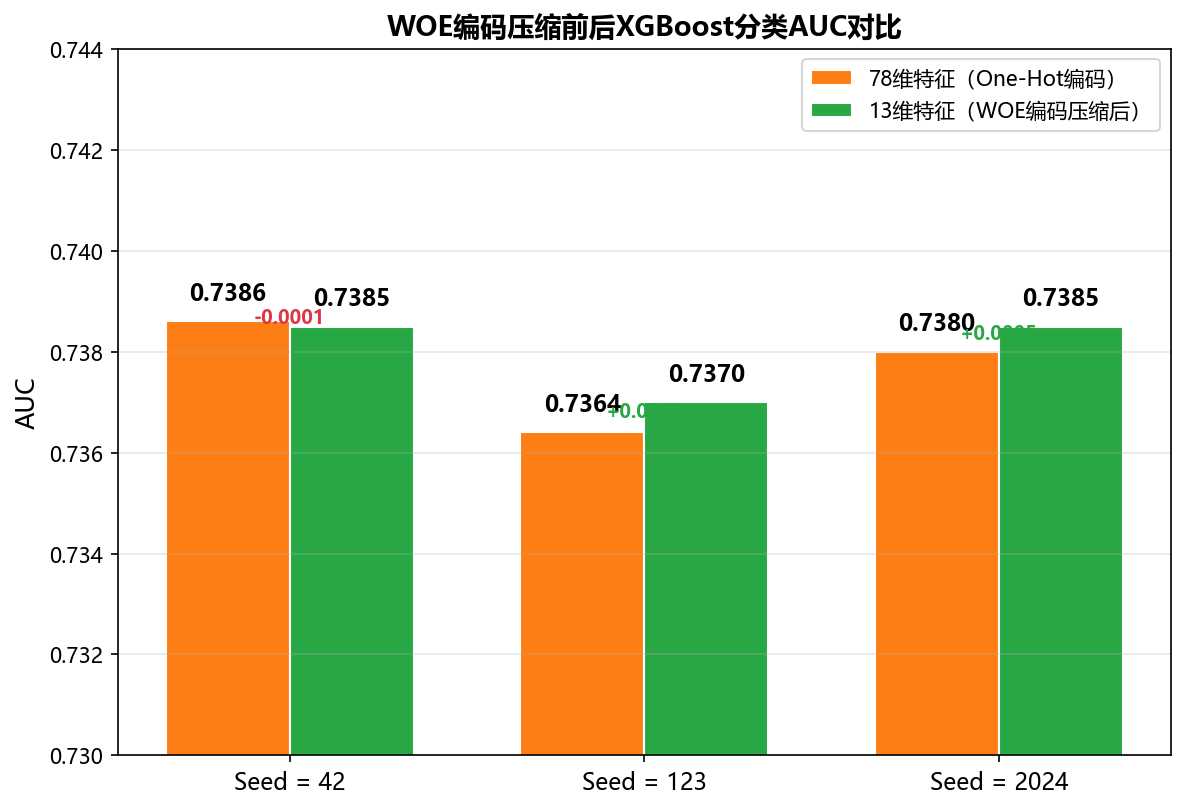
#> input picture data/WOE验证_AUC对比.png, 1185 x 810 px, found by its file name
$ python modify_auc_chart.py
#> lines starting #> are read from the running program, lines starting #| are printed output that depends on the picture; after the words box and inside, x2 and y2 are one past the last pixel; in counts of white or black regions, pixels touching at a corner belong together
# -*- coding: utf-8 -*-
"""直接修改原始PNG：换柱状图颜色 + 去掉差异值标注"""
from PIL import Image
import numpy as np

img = Image.open(r'data\WOE验证_AUC对比.png')
#> img is the input picture: PIL image 1185x810 RGBA; mean R, G, B, A 215.4, 216.2, 185.7, 255
arr = np.array(img).copy()

# 原始柱状图颜色 → 目标颜色
# 绿色  (40, 167, 69)  → #3498db (52, 152, 219)  78维
# 橙色  (253, 126, 20) → #e74c3c (231, 76, 60)   13维
# 绿色2 (49, 170, 77)  → #3498db

# —— 绿色系容差掩码 ——
green_mask = (
    (arr[:,:,0] >= 35) & (arr[:,:,0] <= 60) &
    (arr[:,:,1] >= 155) & (arr[:,:,1] <= 185) &
    (arr[:,:,2] >= 50) & (arr[:,:,2] <= 95)
)
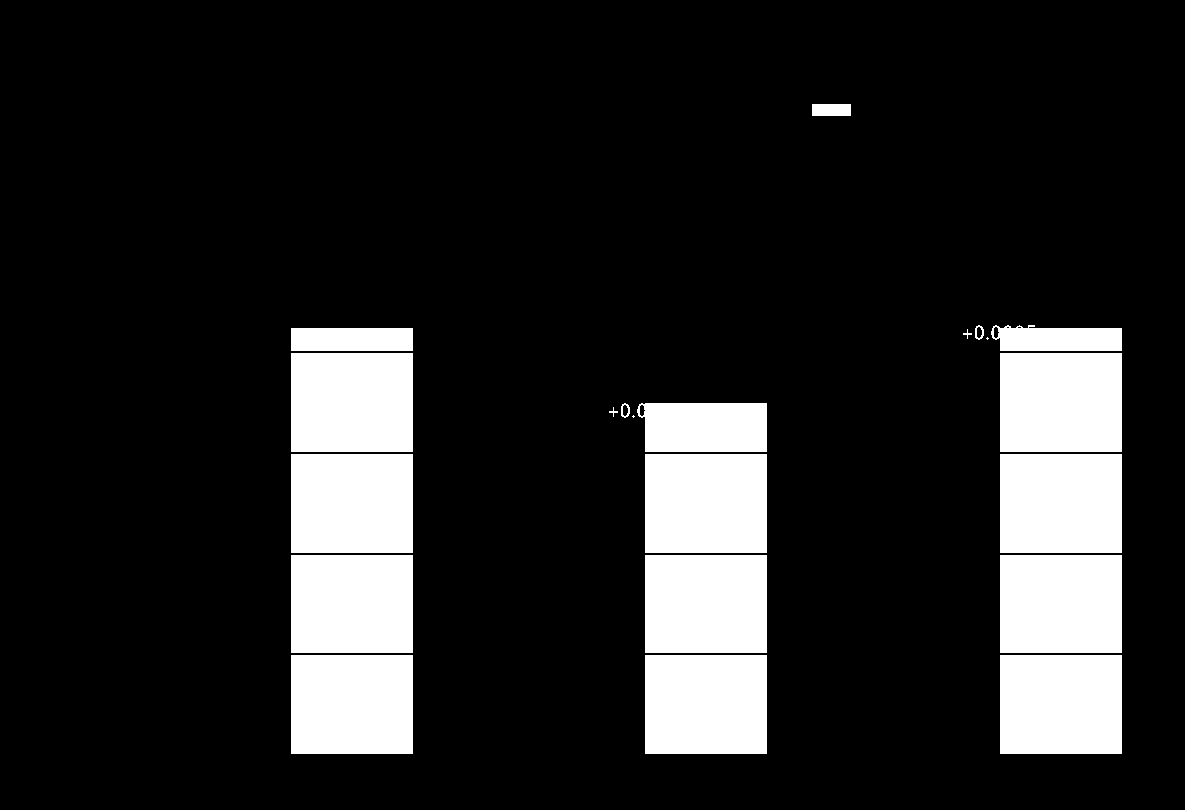
#> green_mask: shape (810, 1185) bool; 15.1% white; 21 white regions (2 under 20 px), largest, box (x1, y1, x2, y2) and area: (291, 353, 413, 452) 12078, (1000, 353, 1122, 452) 12078, (291, 454, 413, 553) 12078

# —— 橙色系容差掩码 ——
orange_mask = (
    (arr[:,:,0] >= 240) & (arr[:,:,0] <= 255) &
    (arr[:,:,1] >= 110) & (arr[:,:,1] <= 145) &
    (arr[:,:,2] >= 5) & (arr[:,:,2] <= 45)
)
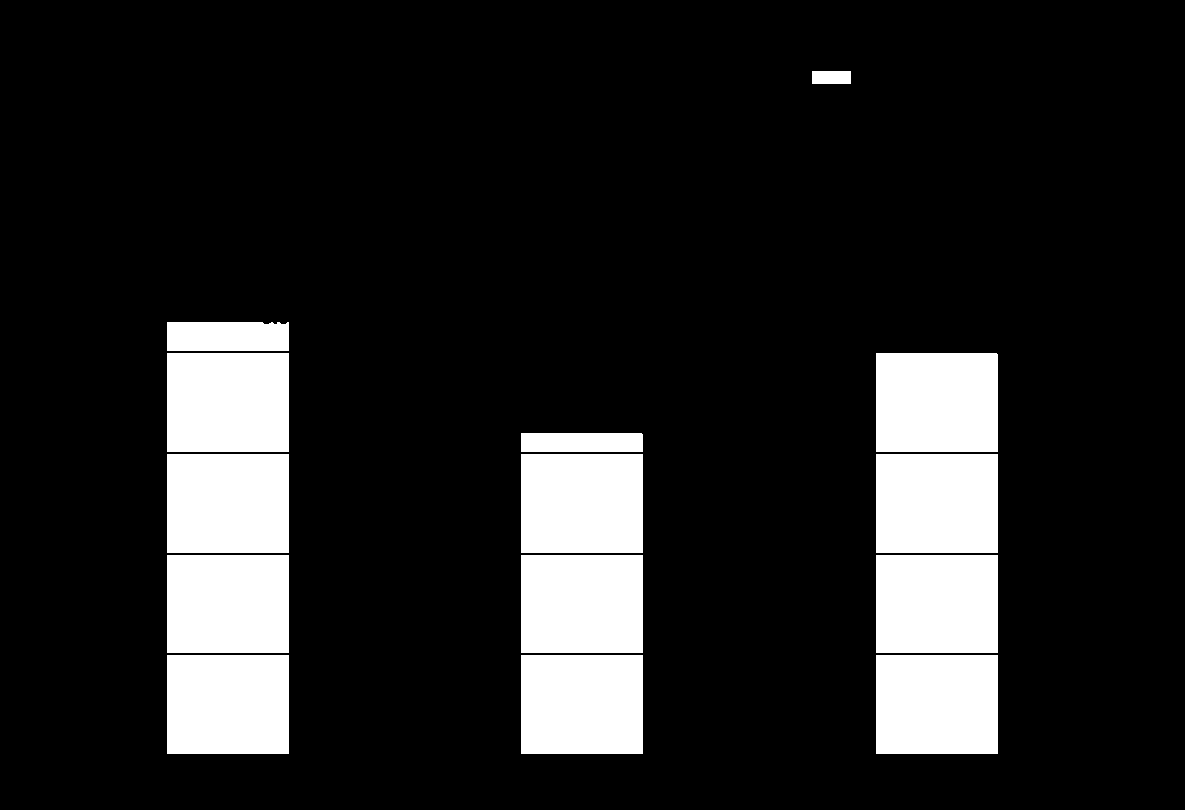
#> orange_mask: shape (810, 1185) bool; 14.5% white; 14 white regions, largest, box (x1, y1, x2, y2) and area: (167, 353, 289, 452) 12078, (167, 454, 289, 553) 12078, (521, 454, 643, 553) 12078

# 柱状图区域整体掩码（用于判断哪些文字属于柱状图上的标注）
bar_region_mask = green_mask | orange_mask
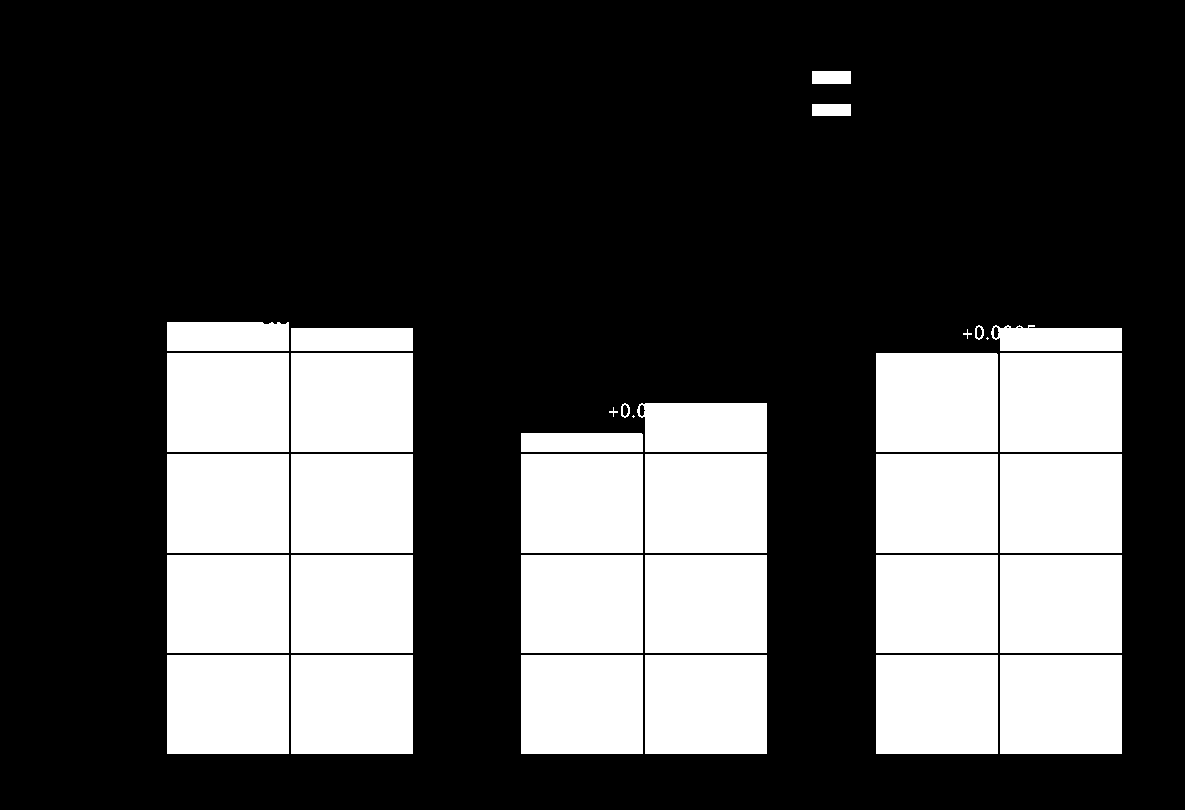
#> bar_region_mask: shape (810, 1185) bool; 29.6% white; 35 white regions (2 under 20 px), largest, box (x1, y1, x2, y2) and area: (167, 353, 289, 452) 12078, (291, 353, 413, 452) 12078, (1000, 353, 1122, 452) 12078

# 替换绿色 → #3498db
arr[green_mask, 0] = 52
#> arr: shape (810, 1185, 4); 15.1% of pixels changed, all inside (x1, y1, x2, y2) = (291, 104, 1122, 754)
arr[green_mask, 1] = 152
#> arr: shape (810, 1185, 4); mean R, G, B, A 217.2, 213.9, 185.7, 255
arr[green_mask, 2] = 219

# 替换橙色 → #e74c3c
arr[orange_mask, 0] = 231
#> arr: shape (810, 1185, 4); mean R, G, B, A 214, 213.9, 208.3, 255
arr[orange_mask, 1] = 76
arr[orange_mask, 2] = 60
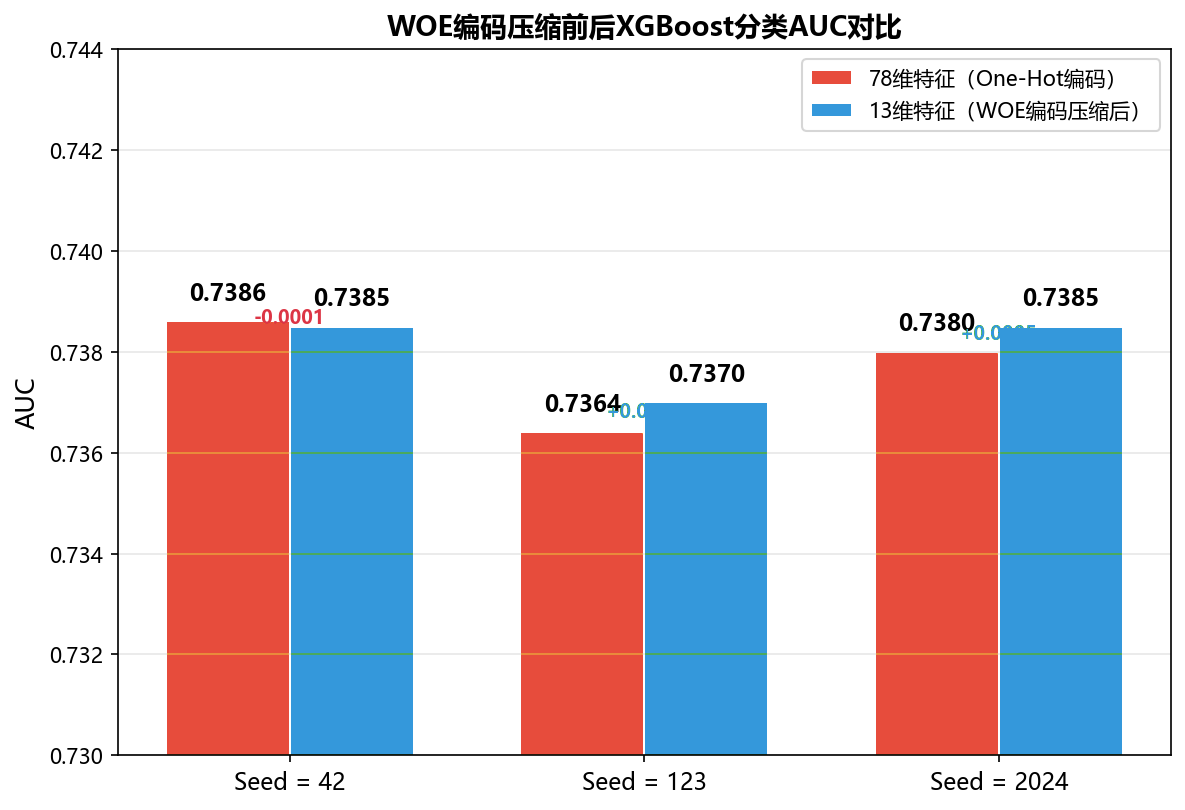
#> arr: shape (810, 1185, 4); mean R, G, B, A 214, 206.7, 214, 255

# 去掉柱状图上的"差异值"标注文字（如 -0.0001）
# 标注文字通常是深色小字，位于柱状图上方附近
# 通过形态学膨胀柱状图区域，覆盖紧邻的小块深色文字
from scipy.ndimage import binary_dilation
#> (the run stopped early here; a loop or call above may not have finished)
